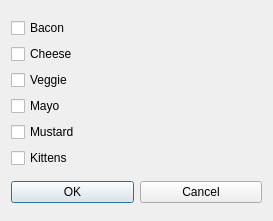
<?xml version="1.0" encoding="UTF-8"?>
<ui version="4.0">
 <class>Dialog</class>
 <widget class="QDialog" name="Dialog">
  <property name="geometry">
   <rect>
    <x>0</x>
    <y>0</y>
    <width>273</width>
    <height>221</height>
   </rect>
  </property>
  <property name="windowTitle">
   <string>Dialog</string>
  </property>
  <layout class="QVBoxLayout" name="verticalLayout_2">
   <item>
    <layout class="QVBoxLayout" name="verticalLayout">
     <item>
      <widget class="QCheckBox" name="checkBox">
       <property name="text">
        <string>Bacon</string>
       </property>
      </widget>
     </item>
     <item>
      <widget class="QCheckBox" name="checkBox_2">
       <property name="text">
        <string>Cheese</string>
       </property>
      </widget>
     </item>
     <item>
      <widget class="QCheckBox" name="checkBox_3">
       <property name="text">
        <string>Veggie</string>
       </property>
      </widget>
     </item>
     <item>
      <widget class="QCheckBox" name="checkBox_5">
       <property name="text">
        <string>Mayo</string>
       </property>
      </widget>
     </item>
     <item>
      <widget class="QCheckBox" name="checkBox_4">
       <property name="text">
        <string>Mustard</string>
       </property>
      </widget>
     </item>
     <item>
      <widget class="QCheckBox" name="checkBox_6">
       <property name="text">
        <string>Kittens</string>
       </property>
      </widget>
     </item>
    </layout>
   </item>
   <item>
    <layout class="QHBoxLayout" name="horizontalLayout">
     <item>
      <widget class="QPushButton" name="btnOK">
       <property name="text">
        <string>OK</string>
       </property>
      </widget>
     </item>
     <item>
      <widget class="QPushButton" name="btnCancel">
       <property name="text">
        <string>Cancel</string>
       </property>
      </widget>
     </item>
    </layout>
   </item>
  </layout>
 </widget>
 <resources/>
 <connections>
  <connection>
   <sender>btnCancel</sender>
   <signal>clicked()</signal>
   <receiver>Dialog</receiver>
   <slot>reject()</slot>
   <hints>
    <hint type="sourcelabel">
     <x>220</x>
     <y>198</y>
    </hint>
    <hint type="destinationlabel">
     <x>269</x>
     <y>148</y>
    </hint>
   </hints>
  </connection>
 </connections>
</ui>
